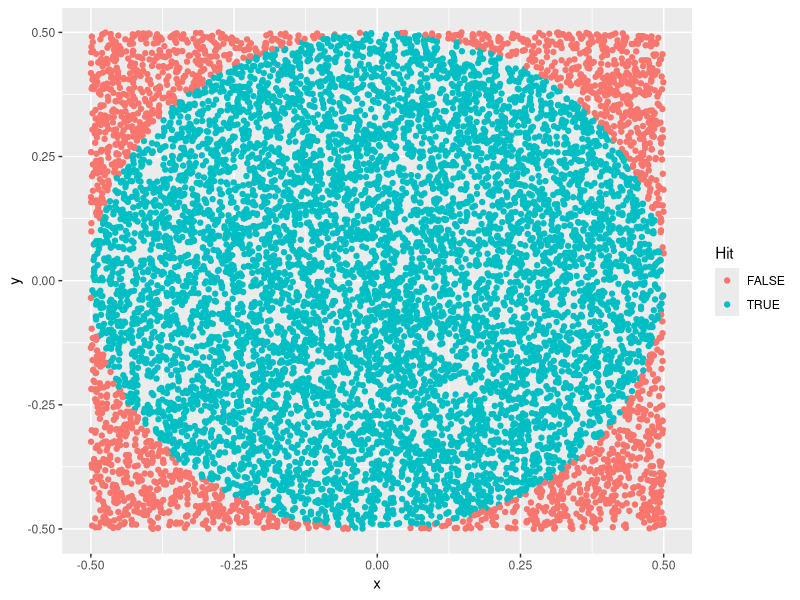
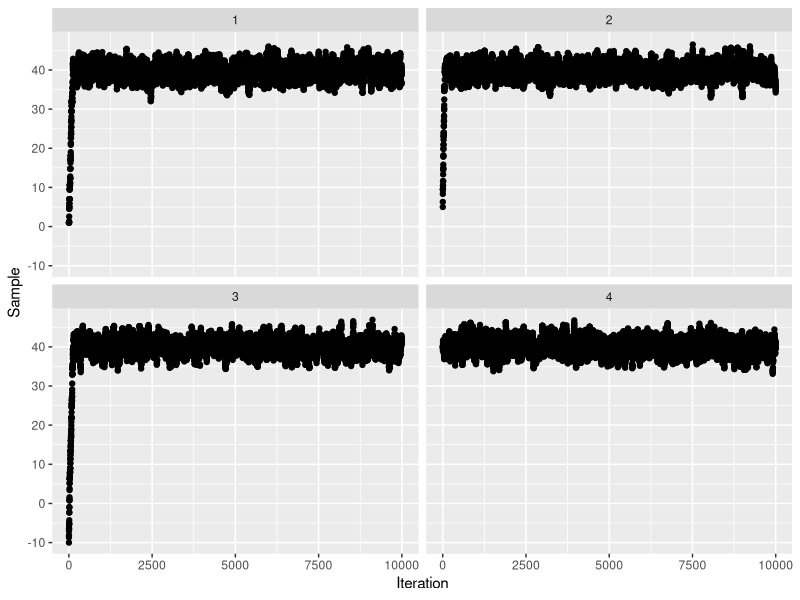
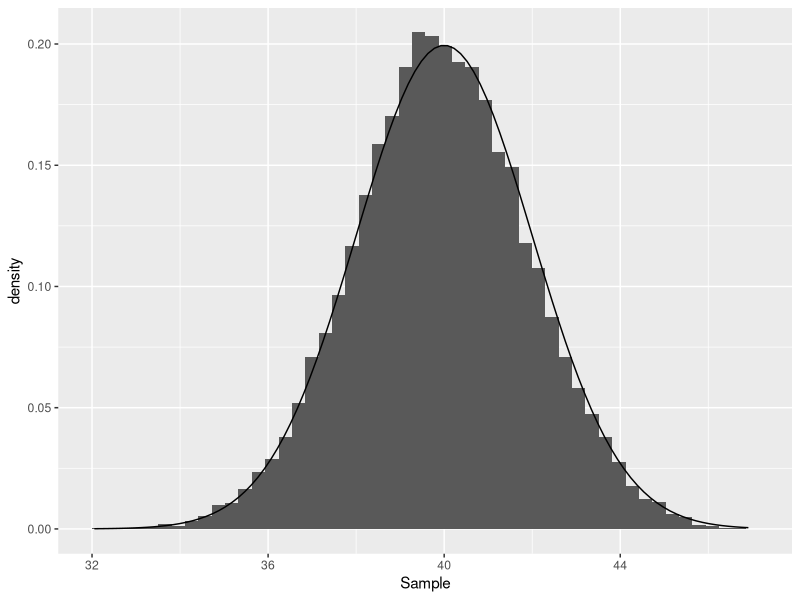
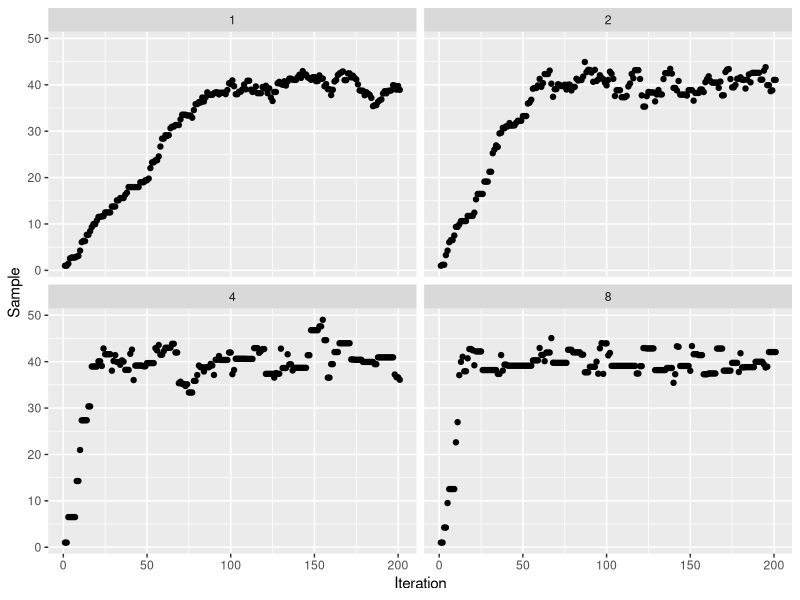
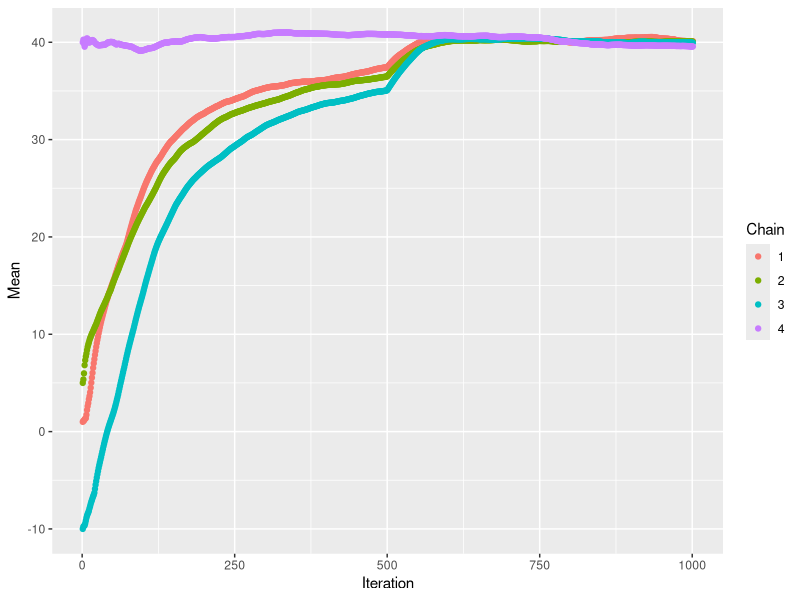
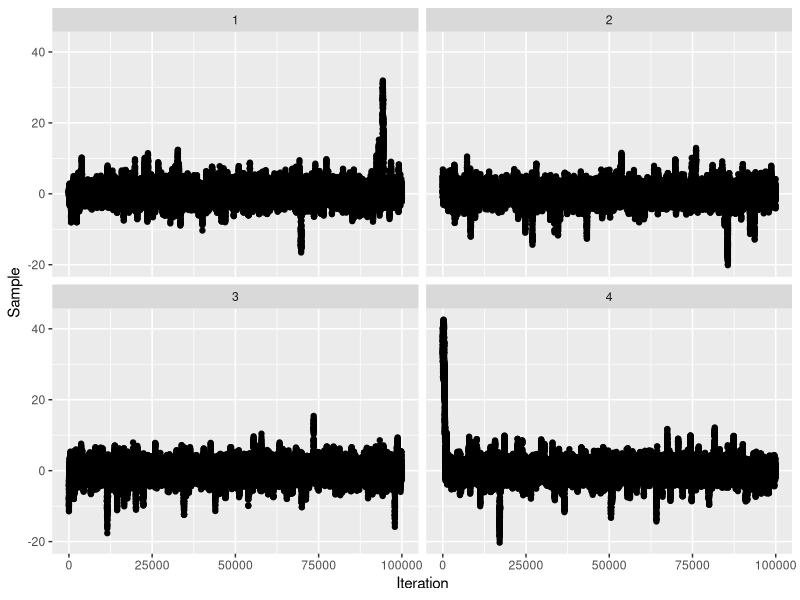
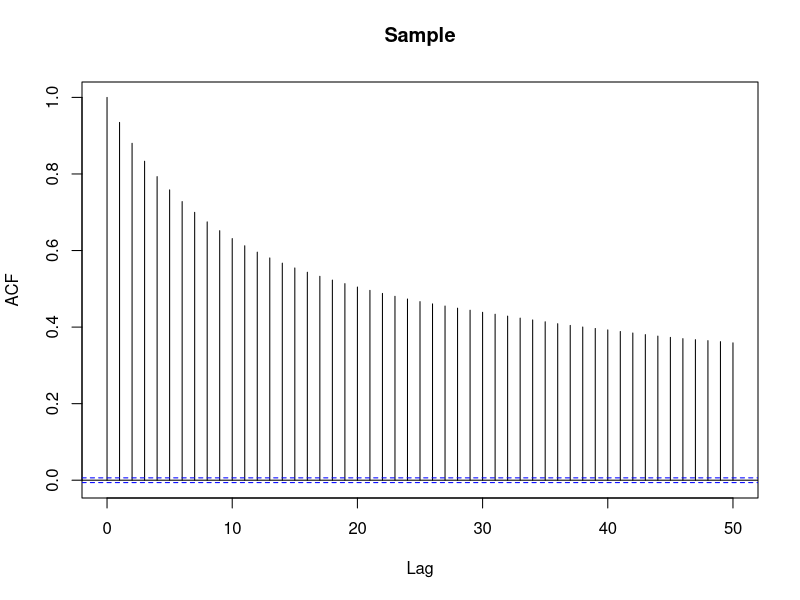
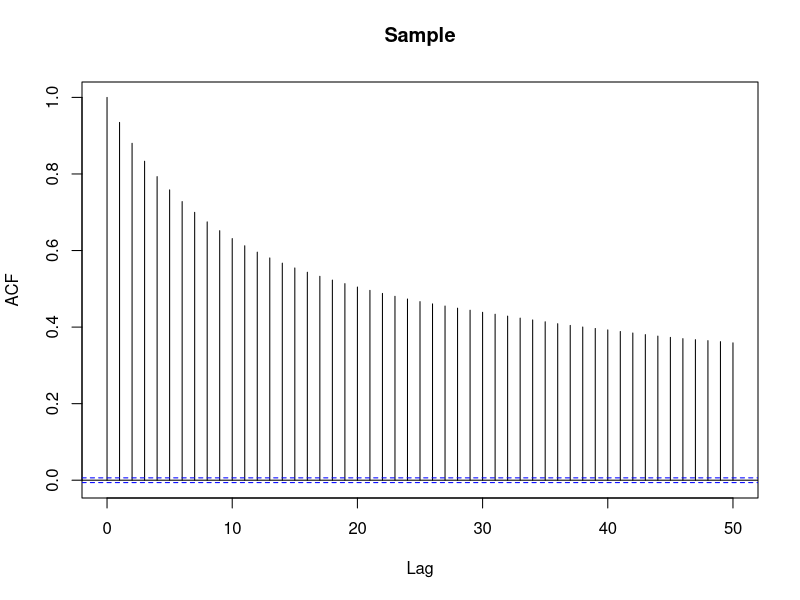

Source code (R) for these figures, in order:
## ---- chunk 1
dart_throw_locations <- tibble::tibble(
    x = runif(10000, -0.5, 0.5),
    y = runif(10000, -0.5, 0.5)
)
dart_throw_hits <- dart_throw_locations |>
    dplyr::mutate(Hit = (x^2 + y^2) < (0.5)^2)

ggplot2::ggplot(dart_throw_hits, ggplot2::aes(x = x, y = y, color = Hit)) +
    ggplot2::geom_point()

area <- dart_throw_hits |>
    dplyr::summarise(n = dplyr::n(), .by = tidyselect::all_of("Hit")) |>
    dplyr::mutate(proportion = n / sum(n))
print(area)
print(pi / 4)
## ---- chunk 2
number_samples <- 10000
initial_samples <- c(1.0, 5.0, -10.0, 40.0)
mu <- 40
sd <- 2

transition_kernel <- function(current) {
    proposed <- current + rnorm(1, 0, 1)
    acceptance_criteria <- dnorm(proposed, mu, sd) * dnorm(current, proposed, 1) / (dnorm(current, mu, sd) * dnorm(proposed, current, 1))
    if (runif(1, 0, 1) > acceptance_criteria) {
        proposed <- current
    }
    return(proposed)
}

generate_mcmc_chain <- function(initial_sample) {
    return(
        purrr::accumulate(
            .x = 1:number_samples,
            .f = ~ transition_kernel(.x),
            .init = initial_sample
        )
    )
}

mcmc_chains <- purrr::map(
    .x = initial_samples,
    .f = ~ tibble::tibble(Sample = generate_mcmc_chain(.x)) |>
        dplyr::mutate(Iteration = dplyr::row_number())
) |>
    dplyr::bind_rows(.id = "Chain")

mcmc_chains |>
    ggplot2::ggplot(ggplot2::aes(x = Iteration, y = Sample)) +
    ggplot2::geom_point() +
    ggplot2::facet_wrap(~Chain)

mcmc_chains |>
    dplyr::filter(Iteration > 250) |>
    ggplot2::ggplot(ggplot2::aes(x = Sample)) +
    ggplot2::geom_histogram(ggplot2::aes(y = ggplot2::after_stat(density)),
        bins = 50
    ) +
    ggplot2::geom_function(fun = dnorm, args = list(mu, sd))
## ---- chunk 3
number_samples <- 200
initial_sample <- 1
mu <- 40
sd <- 2
proposal_sds <- 2^(seq(0, 3))

transition_kernel <- function(current, proposal_sd) {
    proposed <- current + rnorm(1, 0, proposal_sd)
    acceptance_criteria <- dnorm(proposed, mu, sd) * dnorm(current, proposed, proposal_sd) / (dnorm(current, mu, sd) * dnorm(proposed, current, proposal_sd))
    if (runif(1, 0, 1) > acceptance_criteria) {
        proposed <- current
    }
    return(proposed)
}

generate_mcmc_chain <- function(proposal_sd) {
    return(
        purrr::accumulate(
            .x = 1:number_samples,
            .f = ~ transition_kernel(.x, proposal_sd),
            .init = initial_sample
        )
    )
}

mcmc_chains <- purrr::map(
    .x = proposal_sds,
    .f = ~ tibble::tibble(Sample = generate_mcmc_chain(.x)) |>
        dplyr::mutate(Iteration = dplyr::row_number(), sd = .x)
) |>
    dplyr::bind_rows()

mcmc_chains |>
    ggplot2::ggplot(ggplot2::aes(x = Iteration, y = Sample)) +
    ggplot2::geom_point() +
    ggplot2::facet_wrap(~sd)
## ---- chunk 4
number_samples <- 1000
initial_samples <- c(1.0, 5.0, -10.0, 40.0)
mu <- 40
sd <- 2

transition_kernel <- function(current) {
    proposed <- current + rnorm(1, 0, 1)
    log_acceptance_criteria <- dnorm(proposed, mu, sd, log = TRUE) +
        dnorm(current, proposed, 1, log = TRUE) -
        dnorm(current, mu, sd, log = TRUE) -
        dnorm(proposed, current, 1, log = TRUE)
    if (log(runif(1, 0, 1)) > log_acceptance_criteria) {
        proposed <- current
    }
    return(proposed)
}

generate_mcmc_chain <- function(initial_sample) {
    return(
        purrr::accumulate(
            .x = 1:number_samples,
            .f = ~ transition_kernel(.x),
            .init = initial_sample
        )
    )
}

mcmc_chains <- purrr::map(
    .x = initial_samples,
    .f = ~ tibble::tibble(Sample = generate_mcmc_chain(.x)) |>
        dplyr::mutate(Iteration = dplyr::row_number())
) |>
    dplyr::bind_rows(.id = "Chain")

# mcmc_chains |>
#     ggplot2::ggplot(ggplot2::aes(x = Iteration, y = Sample)) +
#     ggplot2::geom_point() +
#     ggplot2::facet_wrap(~Chain)

    mcmc_chains |>
    dplyr::filter(Iteration > 0) |>
    dplyr::group_by(Chain) |>
    dplyr::arrange(Iteration, .by_group = TRUE) |>
    dplyr::mutate(Mean = slider::slide_dbl(Sample, mean, .before = 499)) |>
    ggplot2::ggplot(ggplot2::aes(x = Iteration, y = Mean, color = Chain)) +
    ggplot2::geom_point()

# mcmc_chains |>
#     dplyr::filter(Iteration > 250) |>
#     dplyr::slice(which(Iteration %% 20 == 0)) |>
#     ggplot2::ggplot(ggplot2::aes(x = Sample)) +
#     ggplot2::geom_histogram(ggplot2::aes(y = ggplot2::after_stat(density)),
#         bins = 50
#     ) +
#     ggplot2::geom_function(fun = dnorm, args = list(mu, sd))
## ---- chunk 5
number_samples <- 100000
initial_samples <- c(1.0, 5.0, -10.0, 40.0)
nu = 3

log_distribution = function(x) dt(x,nu,log=TRUE)
transition_kernel <- function(current) {
    proposed <- current + rnorm(1, 0, 1)
    log_acceptance_criteria <- log_distribution(proposed) +
        dnorm(current, proposed, 100, log = TRUE) -
        log_distribution(current) -
        dnorm(proposed, current, 100, log = TRUE)
    if (log(runif(1, 0, 1)) > log_acceptance_criteria) {
        proposed <- current
    }
    return(proposed)
}

generate_mcmc_chain <- function(initial_sample) {
    return(
        purrr::accumulate(
            .x = 1:number_samples,
            .f = ~ transition_kernel(.x),
            .init = initial_sample
        )
    )
}

mcmc_chains <- purrr::map(
    .x = initial_samples,
    .f = ~ tibble::tibble(Sample = generate_mcmc_chain(.x)) |>
        dplyr::mutate(Iteration = dplyr::row_number())
) |>
    dplyr::bind_rows(.id = "Chain")

mcmc_chains |>
    ggplot2::ggplot(ggplot2::aes(x = Iteration, y = Sample)) +
    ggplot2::geom_point() +
    ggplot2::facet_wrap(~Chain)



mcmc_chains |> dplyr::filter(Iteration > 5000) |> 
    dplyr::slice(which(Iteration %% 200 == 0)) |> dplyr::summarise( .by = tidyselect::all_of("Chain"), Var = var(Sample))

plot(acf(mcmc_chains |> dplyr::filter(Chain == 1) |> dplyr::select(Sample)))
# mcmc_chains |>
#     dplyr::filter(Iteration > 250) |>
#     # dplyr::slice(which(Iteration %% 20 == 0)) |>
#     ggplot2::ggplot(ggplot2::aes(x = Sample)) +
#     ggplot2::geom_histogram(ggplot2::aes(y = ggplot2::after_stat(density)),
#         bins = 50
#     ) +
#     ggplot2::geom_function(fun = dt, args = list(nu))
## ---- chunk 6
number_samples <- 10000
initial_samples <- c(1.0, 5.0, -10.0, 10.0)
mu_1 <- 10
mu_2 <- -10
sd <- 1

log_distribution = function(x){ log(dnorm(x, mu_1, sd, log = FALSE) + dnorm(x, mu_2, sd, log = FALSE))}

transition_kernel <- function(current) {
    proposed <- current + rnorm(1, 0, 10)
    log_acceptance_criteria <- log_distribution(proposed) +
        dnorm(current, proposed, 10, log = TRUE) -
        log_distribution(current) -
        dnorm(proposed, current, 10, log = TRUE)
    if (log(runif(1, 0, 1)) > log_acceptance_criteria) {
        proposed <- current
    }
    return(proposed)
}

generate_mcmc_chain <- function(initial_sample) {
    return(
        purrr::accumulate(
            .x = 1:number_samples,
            .f = ~ transition_kernel(.x),
            .init = initial_sample
        )
    )
}

mcmc_chains <- purrr::map(
    .x = initial_samples,
    .f = ~ tibble::tibble(Sample = generate_mcmc_chain(.x)) |>
        dplyr::mutate(Iteration = dplyr::row_number())
) |>
    dplyr::bind_rows(.id = "Chain")



mcmc_chains |>
    ggplot2::ggplot(ggplot2::aes(x = Iteration, y = Sample)) +
    ggplot2::geom_point() +
    ggplot2::facet_wrap(~Chain)

mcmc_chains |>
    dplyr::filter(Iteration > 250) |>
    ggplot2::ggplot(ggplot2::aes(x = Sample)) +
    ggplot2::geom_histogram(ggplot2::aes(y = ggplot2::after_stat(density)),
        bins = 50
    ) 
